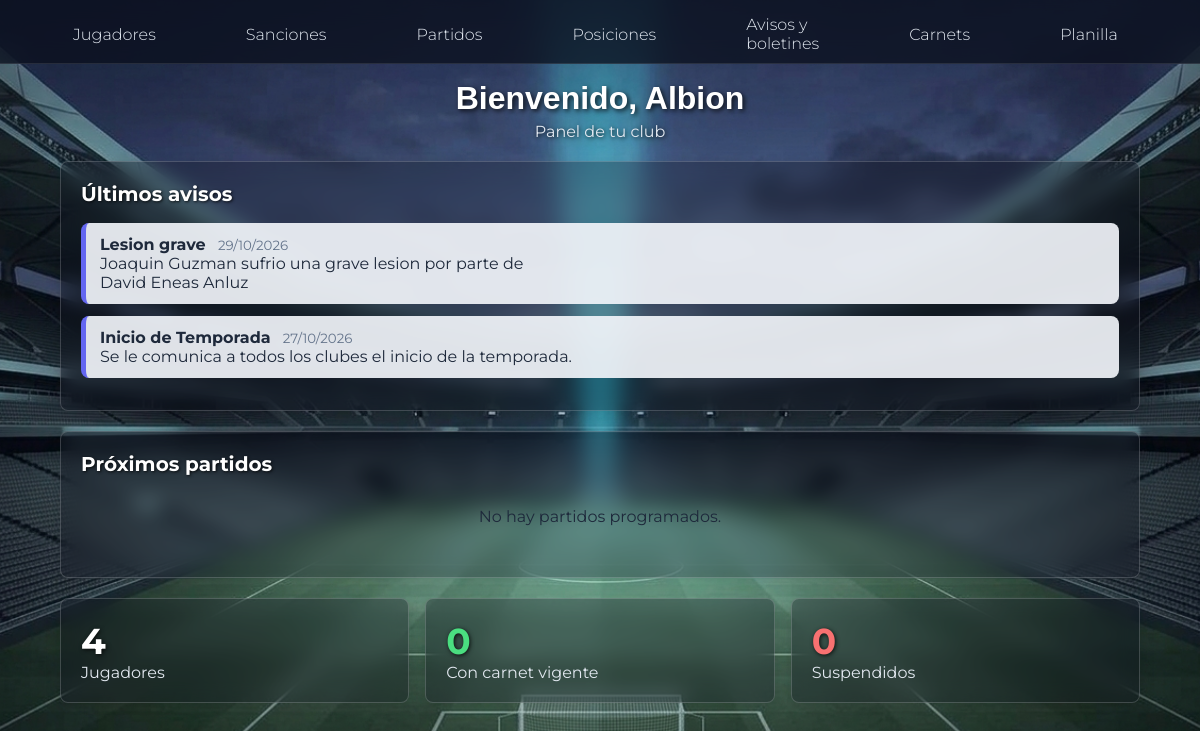
Screenshot of /club/indexclub.php (signed in) with the database file from the repository.
### tables this page shows
CREATE TABLE `club` (
  `id` int(11) NOT NULL,
  `nombre` varchar(100) NOT NULL,
  `logo` varchar(255) DEFAULT NULL,
  `activo` tinyint(1) NOT NULL DEFAULT 1
);

CREATE TABLE `avisos` (
  `id` int(11) NOT NULL,
  `titulo` varchar(100) NOT NULL,
  `contenido` text NOT NULL,
  `fecha` date NOT NULL
);

### auth.php (called while the page is built, shortened)
<?php
function h($texto) {
    return htmlspecialchars((string) $texto, ENT_QUOTES, "UTF-8");
}
?>

### club/indexclub.php (the view, shortened to what this page needs)
<?php
require_once __DIR__ . "/../conexion.php";
require_once __DIR__ . "/../auth.php";
$miClub = (int) $_SESSION["id_club"];
$club = mysqli_fetch_assoc(mysqli_query($conn, "SELECT * FROM club WHERE id = $miClub"));
$totalJugadores = mysqli_fetch_assoc(mysqli_query($conn, "SELECT COUNT(*) AS total FROM jugadores WHERE id_club = $miClub"))["total"];
$vigentes = mysqli_fetch_assoc(mysqli_query($conn, "SELECT COUNT(*) AS total FROM jugadores
    INNER JOIN carnets ON carnets.id_jugador = jugadores.id
    WHERE jugadores.id_club = $miClub AND carnets.fecha_vencimiento >= CURDATE()"))["total"];
$suspendidos = mysqli_fetch_assoc(mysqli_query($conn, "SELECT COUNT(*) AS total FROM (
    SELECT sanciones.id_jugador FROM sanciones
    INNER JOIN jugadores ON sanciones.id_jugador = jugadores.id
    WHERE jugadores.id_club = $miClub
    GROUP BY sanciones.id_jugador
    HAVING SUM(sanciones.tipo = 'Roja') > 0 OR SUM(sanciones.tipo = 'Amarilla') >= 3) AS s"))["total"];
$partidos = mysqli_query($conn, "SELECT partidos.fecha, local.nombre AS nombre_local, visitante.nombre AS nombre_visitante, categorias.año
    FROM partidos
    INNER JOIN club AS local ON partidos.id_club_local = local.id
    INNER JOIN club AS visitante ON partidos.id_club_visitante = visitante.id
    INNER JOIN categorias ON partidos.id_categoria = categorias.id
    WHERE (partidos.id_club_local = $miClub OR partidos.id_club_visitante = $miClub)
    AND partidos.estado = 'programado'
    ORDER BY partidos.fecha ASC LIMIT 3");
$avisos = mysqli_query($conn, "SELECT * FROM avisos ORDER BY fecha DESC, id DESC LIMIT 3");
?>
<!DOCTYPE html>
<html lang="es">
<head>
    <link rel="stylesheet" href="club.css">
</head>
<body>
<?php include "menu.php"; ?>
<main>
    <h1>Bienvenido, <?= h($club["nombre"]) ?></h1>
    <p class="subtitulo">Panel de tu club</p>
    <div class="tarjeta">
        <h2>Últimos avisos</h2>
        <?php if (mysqli_num_rows($avisos) == 0): ?>
            <p class="vacio">No hay avisos publicados.</p>
        <?php else: ?>
            <?php while ($a = mysqli_fetch_assoc($avisos)): ?>
                <div class="aviso">
                    <b><?= h($a["titulo"]) ?></b>
                    <small><?= date("d/m/Y", strtotime($a["fecha"])) ?></small>
                    <div><?= nl2br(h($a["contenido"])) ?></div>
                </div>
            <?php endwhile; ?>
        <?php endif; ?>
    </div>
    <div class="tarjeta">
        <h2>Próximos partidos</h2>
        <?php if (mysqli_num_rows($partidos) == 0): ?>
            <p class="vacio">No hay partidos programados.</p>
        <?php endif; ?>
    </div>
    <div class="grilla">
        <div class="tarjeta">
            <div class="numero"><?= $totalJugadores ?></div>
            Jugadores
        </div>
        <div class="tarjeta">
            <div class="numero ok"><?= $vigentes ?></div>
            Con carnet vigente
        </div>
        <div class="tarjeta">
            <div class="numero mal"><?= $suspendidos ?></div>
            Suspendidos
        </div>
    </div>
</main>
</body>
</html>

### club/club.css (style rules this page uses)
* { box-sizing: border-box; }
body { margin: 0; font-family: "Montserrat", Arial, sans-serif; color: #e2e8f0; background-image: url("../imagenes/BG.png"); background-size: cover; background-position: center; background-attachment: fixed; }
main { padding: 80px 60px 30px; min-height: calc(100vh - 85px); }
h1 { margin: 0 0 5px; text-align: center; font-family: Arial, Helvetica, sans-serif; font-weight: bold; color: #ffffff; text-shadow: 2px 2px 5px rgba(0, 0, 0, 0.8); }
.subtitulo { color: #e2e8f0; text-align: center; margin: 0 0 20px; text-shadow: 1px 1px 4px rgba(0, 0, 0, 0.9); }
.tarjeta { background: rgba(10, 15, 28, 0.30); backdrop-filter: blur(10px); border: 1px solid rgba(255, 255, 255, 0.18); border-radius: 8px; padding: 20px; margin-bottom: 20px; box-shadow: 0 5px 15px rgba(0, 0, 0, 0.15); }
.tarjeta h2 { margin-top: 0; font-size: 20px; color: #ffffff; text-shadow: 1px 1px 3px rgba(0, 0, 0, 0.8); }
.grilla { display: grid; grid-template-columns: repeat(auto-fit, minmax(220px, 1fr)); gap: 16px; margin-bottom: 20px; }
.grilla .tarjeta { margin-bottom: 0; }
.numero { font-size: 36px; font-weight: bold; color: #ffffff; text-shadow: 1px 1px 4px rgba(0, 0, 0, 0.8); }
.tarjeta .numero.ok { color: #4ade80; }
.tarjeta .numero.mal { color: #f87171; }
.aviso { background: rgba(241, 245, 249, 0.92); color: #1e293b; border-left: 5px solid #6366f1; border-radius: 8px; padding: 12px 14px; margin-bottom: 12px; }
.aviso small { color: #64748b; margin-left: 8px; }
.ok { color: #4ade80; font-weight: bold; }
.mal { color: #f87171; font-weight: bold; }
.vacio { text-align: center; color: #1e293b; padding: 15px; }

### rows the page displays
club: nombre "Albion"
avisos: titulo "Lesion grave", fecha "29/10/2026", contenido "Joaquin Guzman sufrio una grave lesion por parte de David Eneas Anluz"
avisos: titulo "Inicio de Temporada", fecha "27/10/2026", contenido "Se le comunica a todos los clubes el inicio de la temporada."

### other values shown
$totalJugadores "4"
$vigentes "0"
$suspendidos "0"
